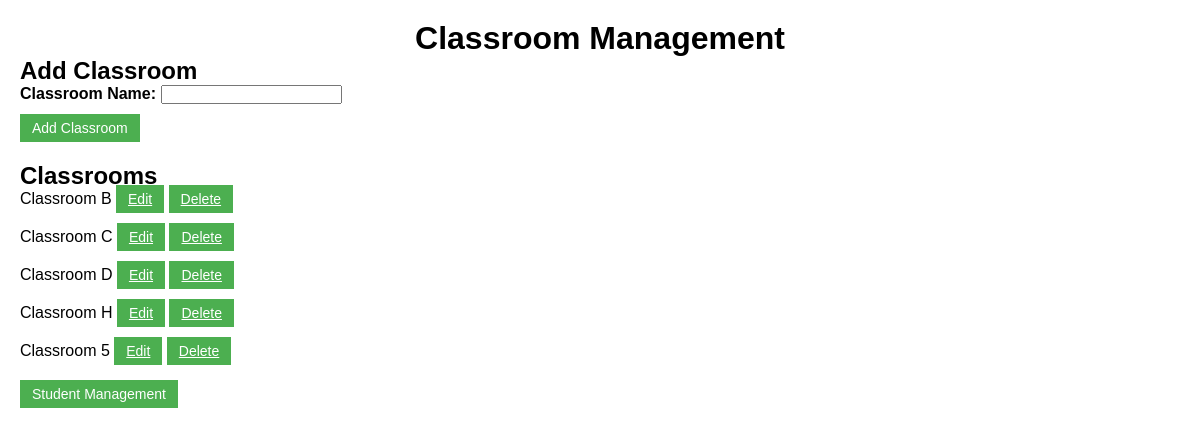
The page /classrooms.php (signed in) on the database its author committed.
### tables this page shows
CREATE TABLE `classrooms` (
  `id` int(11) NOT NULL,
  `name` varchar(255) NOT NULL
);

### classrooms.php (the view, shortened to what this page needs)
<?php
$db_host = 'localhost';
$db_username = 'root';
$db_password = '';
$db_name = 'student_management';
$conn = mysqli_connect($db_host, $db_username, $db_password, $db_name);
function getAllClassrooms($conn) {
    $classrooms = array();
    $sql = "SELECT * FROM classrooms";
    $result = mysqli_query($conn, $sql);
    if ($result) {
        while ($row = mysqli_fetch_assoc($result)) {
            $classrooms[] = $row;
        }
    }
    return $classrooms;
}
?>
<!DOCTYPE html>
<html>
<head>
    <link rel="stylesheet" type="text/css" href="style.css">
</head>
<body>
<h1>Classroom Management</h1>
<h2>Add Classroom</h2>
<form method="post" action="classrooms.php">
    <div class="form-group">
        <label for="classroom_name">Classroom Name:</label>
        <input type="text" id="classroom_name" name="classroom_name" required>
    </div>
    <button type="submit" name="add_classroom" class="button">Add Classroom</button>
</form>
<h2>Classrooms</h2>
<ul class="classroom-list">
    <?php
    $classrooms = getAllClassrooms($conn);
    foreach ($classrooms as $classroom) {
        $classroomID = $classroom['id'];
        $classroomName = $classroom['name'];
        echo "<li>
                    $classroomName
                    <a href=\"javascript:void(0);\" onclick=\"editClassroom($classroomID, '$classroomName')\" class=\"button\">Edit</a>
                    <a href=\"classrooms.php?action=delete&classroom_id=$classroomID\" class=\"button\">Delete</a>
                  </li>";
    }
    ?>
</ul>
<form method="post" action="index.php">
    <button type="submit" name="student_management" class="button">Student Management</button>
</form>
</body>
</html>

### style.css (style rules this page uses)
* { margin: 0; padding: 0; box-sizing: border-box; }
body { font-family: Arial, sans-serif; margin: 20px; position: relative; }
h1 { text-align: center; }
form { margin-bottom: 20px; }
form label, table th { font-weight: bold; }
form input, form select { margin-bottom: 10px; }
.button { padding: 6px 12px; border: none; background-color: #4CAF50; color: white; cursor: pointer; font-size: 14px; }

### classrooms.php (style rules this page uses)
ul.classroom-list { list-style-type: none; padding: 0; }
ul.classroom-list li { margin-bottom: 20px; }

### rows shown on the page
classrooms: name "Classroom B"
classrooms: name "Classroom C"
classrooms: name "Classroom D"
classrooms: name "Classroom H"
classrooms: name "Classroom 5"
